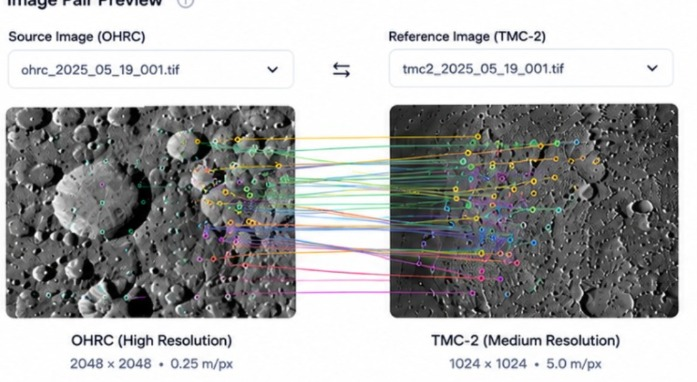
#> input picture WhatsApp Image 2026-08-30 at 11.21.27 PM.jpeg, 697 x 382 px
$ python -i preprocessor.py   (imports and definitions only)
#> lines starting #> are read from the running program, lines starting #| are printed output that depends on the picture
"""
ChandraMatch Preprocessing Module (Module B4)

This module handles image preprocessing prior to SIFT feature extraction,
including grayscale conversion, intensity normalization, NoData mask generation,
working-resolution resizing, CLAHE contrast enhancement, and scale transformation metadata calculation.

Current Status: Step 14 — Grayscale conversion, percentile-based intensity normalization,
valid-pixel mask generation, configurable spatial resizing, and optional CLAHE implemented.
"""
import numpy as np

# Optional import of cv2 if available in the environment
try:
    import cv2
    _HAS_CV2 = True
except ImportError:
    _HAS_CV2 = False


def preprocess_image(
    image_data: dict,
    working_scale: float = 1.0,
    clahe_clip: float = 2.0,
    apply_clahe: bool = False,
    apply_blur: bool = False
) -> dict:
    """
    Preprocess an image for downstream SIFT feature extraction.

    Implemented:
    - Step 10: Grayscale conversion (2D/3D inputs to 2D single channel)
    - Step 11: Percentile-based intensity normalization (maps valid pixels to 2D uint8)
    - Step 12: Valid-pixel mask generation (255 = valid, 0 = invalid / NoData)
    - Step 13: Configurable spatial resizing & coordinate scale tracking
    - Step 14: Optional CLAHE local contrast enhancement

    Parameters
    ----------
    image_data : dict
        Image container dictionary from Loader (Module B2) containing at minimum:
        - "array" : np.ndarray
        - "width" : int
        - "height" : int
        - "metadata" : dict (optional, may contain explicit NoData values)
    working_scale : float, optional
        Multiplicative dimension downsampling scale factor (> 0.0), default 1.0.
    clahe_clip : float, optional
        CLAHE contrast limit parameter (> 0.0), default 2.0.
    apply_clahe : bool, optional
        Whether to apply CLAHE contrast enhancement, default False.
    apply_blur : bool, optional
        Whether to apply light Gaussian noise reduction, default False.

    Returns
    -------
    dict
        Preprocessed image dictionary matching API Contract schema:
        - "image" : np.ndarray (2D uint8, working resolution)
        - "mask" : np.ndarray (2D uint8, working resolution, 255=valid, 0=invalid)
        - "scale_x" : float (original_width / working_width)
        - "scale_y" : float (original_height / working_height)
        - "original_width" : int
        - "original_height" : int
        - "working_width" : int
        - "working_height" : int
        - "operations" : list[str]
        - "parameters" : dict

    Raises
    ------
    TypeError
        If image_data is not a dictionary or array is not a numpy ndarray.
    ValueError
        If array is missing, dimensions <= 0, parameter values <= 0, array dimension
        is unsupported, channel count is unsupported, metadata dimensions mismatch,
        or no valid finite pixels exist for normalization.
    """
    if not isinstance(image_data, dict):
        raise TypeError("image_data must be a dictionary.")

    if "array" not in image_data:
        raise ValueError("image_data must contain 'array' key.")

    raw_array = image_data["array"]
    if not isinstance(raw_array, np.ndarray):
        raise TypeError("image_data['array'] must be a numpy ndarray.")

    width = image_data.get("width")
    if width is None or not isinstance(width, (int, float)) or width <= 0:
        raise ValueError("image_data['width'] must be a positive number.")
    width = int(width)

    height = image_data.get("height")
    if height is None or not isinstance(height, (int, float)) or height <= 0:
        raise ValueError("image_data['height'] must be a positive number.")
    height = int(height)

    if not isinstance(working_scale, (int, float)) or working_scale <= 0:
        raise ValueError("working_scale must be a positive float.")

    if not isinstance(clahe_clip, (int, float)) or clahe_clip <= 0:
        raise ValueError("clahe_clip must be a positive float.")

    # --- Step 10: Grayscale Conversion ---
    ndim = raw_array.ndim
    if ndim == 2:
        gray_array = raw_array
    elif ndim == 3:
        channels = raw_array.shape[2]
        if channels == 1:
            gray_array = raw_array[:, :, 0]
        elif channels in (3, 4):
            if _HAS_CV2:
                code = cv2.COLOR_BGR2GRAY if channels == 3 else cv2.COLOR_BGRA2GRAY
                gray_array = cv2.cvtColor(raw_array, code)
            else:
                bgr_weights = np.array([0.114, 0.587, 0.299], dtype=np.float32)
                gray_array = np.dot(raw_array[:, :, :3].astype(np.float32), bgr_weights).astype(raw_array.dtype)
        else:
            raise ValueError(
                f"Unsupported channel count {channels} for 3D array. "
                "Expected 1, 3, or 4 channels."
            )
    else:
        raise ValueError(
            f"Unsupported array dimension {ndim}D. "
            "Expected 2D (H, W) or 3D (H, W, C) image array."
        )

    # Verify spatial dimensions against metadata
    actual_height, actual_width = gray_array.shape[:2]
    if actual_width != width or actual_height != height:
        raise ValueError(
            f"Image array shape ({actual_height}, {actual_width}) does not match "
            f"metadata dimensions ({height}, {width})."
        )

    # --- Step 12: NoData / Valid-Pixel Mask Detection ---
    nodata_val = None
    metadata_dict = image_data.get("metadata")
    if isinstance(metadata_dict, dict):
        for key in ("nodata", "no_data", "NoData", "NODATA", "nodata_value"):
            if key in metadata_dict and metadata_dict[key] is not None:
                nodata_val = metadata_dict[key]
                break

    is_float = np.issubdtype(gray_array.dtype, np.floating)
    if is_float:
        valid_bool = np.isfinite(gray_array)
        if nodata_val is not None:
            valid_bool = valid_bool & (gray_array != nodata_val)
    else:
        if nodata_val is not None:
            valid_bool = (gray_array != nodata_val)
        else:
            valid_bool = np.ones(gray_array.shape, dtype=bool)

    valid_mask = np.where(valid_bool, np.uint8(255), np.uint8(0)).astype(np.uint8)
    valid_mask = np.ascontiguousarray(valid_mask)

    # --- Step 11: Percentile-Based Intensity Normalization (Mask-Aware) ---
    valid_pixels = gray_array[valid_bool]

    if valid_pixels.size == 0:
        raise ValueError("No valid finite pixels found for intensity normalization.")

    lower_p = 1.0
    upper_p = 99.0
    low = float(np.percentile(valid_pixels, lower_p))
    high = float(np.percentile(valid_pixels, upper_p))

    if high < low:
        raise ValueError(f"Invalid percentile bounds: low ({low}) > high ({high}).")

    if low == high:
        norm_uint8 = np.full(gray_array.shape, 128, dtype=np.uint8)
    else:
        clipped = np.clip(gray_array, low, high)
        normalized = (clipped - low) / (high - low) * 255.0
        normalized = np.where(valid_bool, normalized, 0.0)
        norm_uint8 = np.clip(normalized, 0, 255).astype(np.uint8)

    norm_uint8 = np.where(valid_bool, norm_uint8, np.uint8(0))
    norm_uint8 = np.ascontiguousarray(norm_uint8)

    # --- Step 13: Configurable Spatial Resizing ---
    working_width = max(1, int(round(width * working_scale)))
    working_height = max(1, int(round(height * working_scale)))

    if working_width == width and working_height == height:
        resized_image = norm_uint8
        resized_mask = valid_mask
        interp_name = "none"
    else:
        if _HAS_CV2:
            if working_scale < 1.0:
                interp_img = cv2.INTER_AREA
                interp_name = "cv2.INTER_AREA"
            else:
                interp_img = cv2.INTER_LINEAR
                interp_name = "cv2.INTER_LINEAR"

            resized_image = cv2.resize(norm_uint8, (working_width, working_height), interpolation=interp_img)
            resized_mask = cv2.resize(valid_mask, (working_width, working_height), interpolation=cv2.INTER_NEAREST)
        else:
            y_indices = np.linspace(0, height - 1, working_height).astype(int)
            x_indices = np.linspace(0, width - 1, working_width).astype(int)
            resized_image = norm_uint8[np.ix_(y_indices, x_indices)]
            resized_mask = valid_mask[np.ix_(y_indices, x_indices)]
            interp_name = "numpy_grid_sampling"

    resized_image = np.ascontiguousarray(resized_image, dtype=np.uint8)
    resized_mask = np.ascontiguousarray(resized_mask, dtype=np.uint8)

    # --- Step 14: Optional CLAHE Contrast Enhancement ---
    operations = ["grayscale", "contrast_normalization"]
    if working_scale != 1.0:
        operations.append("resize")

    if apply_clahe:
        if _HAS_CV2:
            clahe = cv2.createCLAHE(clipLimit=float(clahe_clip), tileGridSize=(8, 8))
            clahe_image = clahe.apply(resized_image)
        else:
            clahe_image = resized_image

        resized_image = np.where(resized_mask > 0, clahe_image, np.uint8(0))
        resized_image = np.ascontiguousarray(resized_image, dtype=np.uint8)
        operations.append("clahe")
        clahe_applied = True
    else:
        clahe_applied = False

    scale_x = float(width) / float(working_width)
    scale_y = float(height) / float(working_height)

    valid_count = int(np.count_nonzero(resized_mask > 0))
    total_count = int(resized_mask.size)

    return {
        "image": resized_image,
        "mask": resized_mask,
        "scale_x": scale_x,
        "scale_y": scale_y,
        "original_width": width,
        "original_height": height,
        "working_width": working_width,
        "working_height": working_height,
        "operations": operations,
        "parameters": {
            "working_scale": float(working_scale),
            "clahe_clip": float(clahe_clip),
            "clahe_applied": clahe_applied,
            "clahe_tile_grid": [8, 8],
            "scale_x": scale_x,
            "scale_y": scale_y,
            "interpolation": interp_name,
            "normalization_method": "percentile",
            "lower_percentile": lower_p,
            "upper_percentile": upper_p,
            "lower_value": low,
            "upper_value": high,
            "nodata_present": nodata_val is not None,
            "nodata_value": nodata_val,
            "valid_pixel_count": valid_count,
            "invalid_pixel_count": total_count - valid_count,
        },
    }

>>> import cv2
>>> picture = cv2.imread('../../WhatsApp Image 2026-08-30 at 11.21.27 PM.jpeg', cv2.IMREAD_GRAYSCALE)
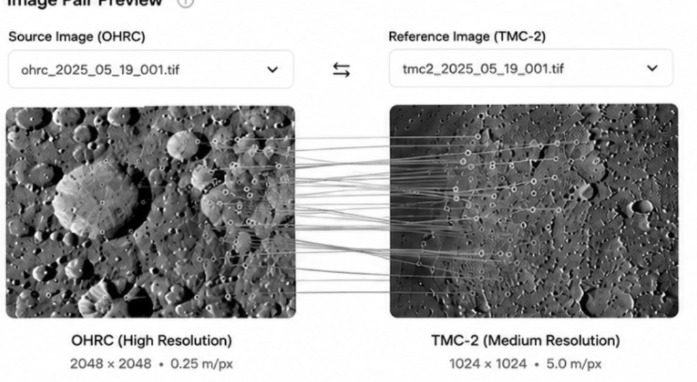
#> picture: shape (382, 697); min 0, max 255, mean 171.5
>>> result = preprocess_image(picture)
#> (the run stopped early here; a loop or call above may not have finished)

$ run again, on dashboard_refernece.jpeg
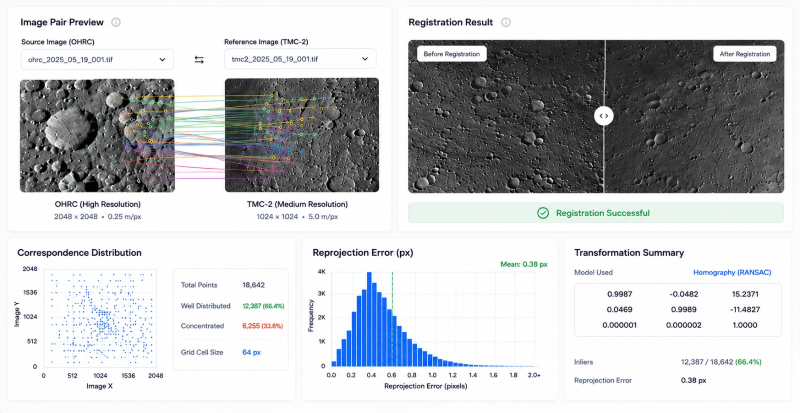
#> input picture dashboard_refernece.jpeg, 1600 x 825 px (shown at 1/2 size)
#> `picture = cv2.imread('../../WhatsApp Image 2026-08-30 at 11.21.27 PM.j..`:
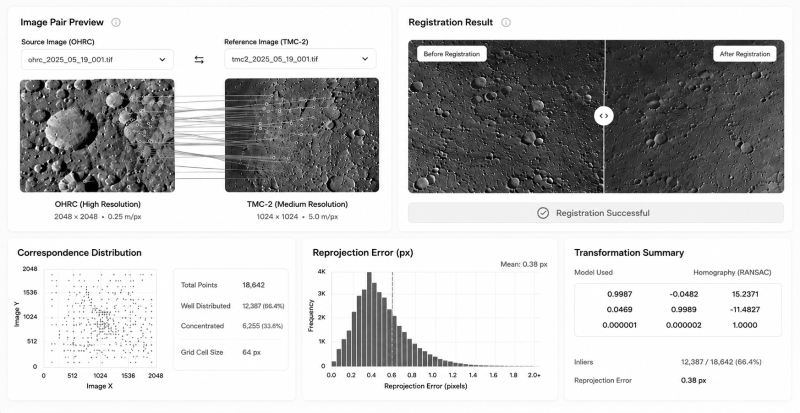
#> picture: shape (825, 1600) (shown at 1/2 size); min 0, max 255, mean 196.7
